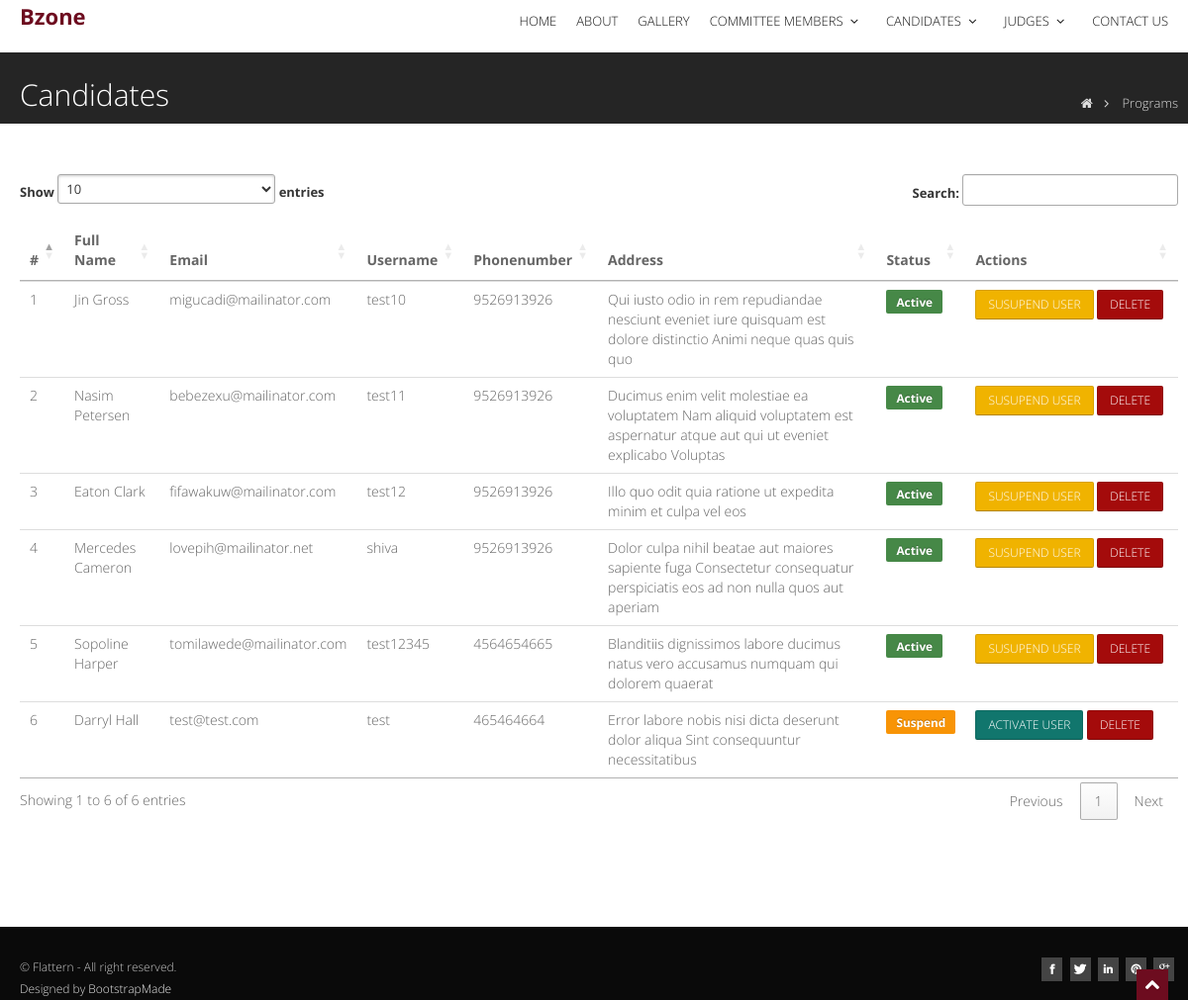
Screenshot of /committee-members/candidates/view with the database file from the repository.
### frontend/models.py (models this page shows, shortened)
class Candidates(models.Model):
    id = models.AutoField(primary_key=True, null=False)
    name = models.CharField(max_length=100, null=True)
    institution_name = models.CharField(max_length=255, null=True)
    email = models.CharField(max_length=255, null=True)
    username = models.CharField(max_length=100, null=True)
    password = models.CharField(max_length=255, null=True)
    phone = models.CharField(max_length=15, null=True)
    address = models.TextField(null=True)
    profile_image = models.TextField(null=True)
    status_choices = [
        ('active', 'Active'),
        ('suspend', 'Suspend'),
    ]
    status = models.CharField(max_length=7, choices=status_choices, default="active")

### frontend/views.py (the view)
# urls.py: path('committee-members/candidates/view', views.candidates_view, name='cm-dashboard'),
def candidates_view(request):
    user_details = Candidates.objects.filter().all()
    context = {'user_details': user_details }
    return render(request, 'committee_members_candidates.html', context )

### frontend/templates/committee_members_candidates.html (shortened to what this page needs)
{% load static %}
{% include "includes/header.html" %}
<section id="inner-headline">
    <div class="container">
        <div class="row">
            <div class="span8">
                <div class="inner-heading">
                    <h2>Candidates</h2>
                </div>
            </div>
            <div class="span4">
                <ul class="breadcrumb">
                    <li><a href="#"><i class="icon-home"></i></a><i class="icon-angle-right"></i></li>
                    <li class="active">Programs</li>
                </ul>
            </div>
        </div>
    </div>
</section>
<section id="content">
    <div class="container">
        <div class="row">
            <div class="span12">
                   <div class="span12 align-center">
                    </div>
               <table class="table table-hover">
                                <thead>
                                <tr>
                                    <th scope="col">#</th>
                                    <th scope="col">Full Name</th>
                                    <th scope="col">Email</th>
                                    <th scope="col">Username</th>
                                    <th scope="col">Phonenumber</th>
                                    <th scope="col" >Address</th>
                                    <th scope="col">Status</th>
                                    <th scope="col">Actions</th>
                                </tr>
                                </thead>
                                <tbody>
                                {% for i in user_details %}
                                <tr>
                                    <td>{{ forloop.counter }}</td>
                                    <td>{{ i.name }}</td>
                                    <td>{{ i.email }}</td>
                                    <td>{{ i.username }}</td>
                                    <td>{{ i.phone }}</td>
                                    <td>{{ i.address }}</td>
                                    <td>
                                        {% if i.status == 'active' %}
                                        <span class="badge badge-pill badge-success">Active</span>
                                        {% else %}
                                        <span class="badge badge-pill badge-warning">Suspend</span>
                                        {% endif %}
                                    </td>
                                    <td width="200" >
                                        {% if i.status == 'active' %}
                                        <a href="/committee-members/candidates/status/{{ i.id }}/suspend"
                                           class="btn btn-warning btn-sm">Susupend User</a>
                                        {% else %}
                                        <a href="/committee-members/candidates/status/{{ i.id }}/active"
                                           class="btn btn-success btn-sm">Activate User</a>
                                        {% endif %}
                                        <a href="/committee-members/candidates/delete/{{ i.id }}"
                                           class="btn btn-danger btn-sm">Delete</a>
                                    </td>
                                </tr>
                                {% endfor %}
                                </tbody>
                            </table>
            </div>
        </div>
    </div>
</section>
{% include "includes/footer.html" %}

### frontend/templates/includes/header.html (shortened to what this page needs)
{% load static %}
<!DOCTYPE html>
<html lang="en">
<head>
  <link href="{% static 'css/bootstrap.css' %}" rel="stylesheet" />
  <link href="{% static 'css/bootstrap-responsive.css' %}" rel="stylesheet" />
  <link href="{% static 'css/fancybox/jquery.fancybox.css' %}" rel="stylesheet">
  <link href="{% static 'css/jcarousel.css' %}" rel="stylesheet" />
  <link href="{% static 'css/flexslider.css' %}" rel="stylesheet" />
  <link href="{% static 'css/style.css' %}" rel="stylesheet" />
  <link href="{% static 'skins/kissme.css' %}" rel="stylesheet" />
    <link href="//cdn.datatables.net/1.10.20/css/jquery.dataTables.min.css" rel="stylesheet" />
</head>
<body>
  <div id="wrapper">
    <header>
      <div class="container ">
        <div class="row">
          <div class="span2">
        <h6><b style="color: #6D0C1F">Bzone</b></h6>
          </div>
          <div class="span10">
            <div class="navbar navbar-static-top">
              <div class="navigation">
                <nav>
                  <ul class="nav topnav">
                    {% url 'home' as home_url %}
                    <li {% if request.get_full_path == home_url %} class="active" {% endif %} ><a href="/home">Home </a></li>
                     {% if 'is_logged_in' not in request.session %}
                    {% url 'about' as home_url %}
                    <li {% if request.get_full_path == home_url %} class="active" {% endif %} ><a href="/about">About </a></li>
                    {% url 'gallery' as home_url %}
                    <li {% if request.get_full_path == home_url %} class="active" {% endif %} ><a href="/gallery">Gallery </a></li>
                    {% endif %}
                     {% if 'is_logged_in' not in request.session %}
                    <li class="dropdown">
                      <a href="#">Committee Members <i class="icon-angle-down"></i></a>
                    </li>
                    <li class="dropdown">
                      <a href="#">Candidates <i class="icon-angle-down"></i></a>
                    </li>
                    <li class="dropdown">
                      <a href="#">Judges <i class="icon-angle-down"></i></a>
                    </li>
                   {% endif %}
                      {% url 'contact-us' as home_url %}
                      <li {% if request.get_full_path == home_url %} class="active" {% endif %}>
                          <a href="/contact-us">Contact Us</a>
                      </li>
                  </ul>
                </nav>
              </div>
            </div>
          </div>
        </div>
      </div>
    </header>

### frontend/templates/includes/footer.html (shortened to what this page needs)
	{% load static %}
    <p>&nbsp;</p>
    <p>&nbsp;</p>
    <p>&nbsp;</p>
    <footer>
      <div id="sub-footer">
        <div class="container">
          <div class="row">
            <div class="span6">
              <div class="copyright">
                <p>
                  <span>&copy; Flattern - All right reserved.</span>
                </p>
                <div class="credits">
                  Designed by <a href="https://bootstrapmade.com/">BootstrapMade</a>
                </div>
              </div>
            </div>
            <div class="span6">
              <ul class="social-network">
                <li><a href="#" data-placement="bottom" title="Facebook"><i class="icon-facebook icon-square"></i></a></li>
                <li><a href="#" data-placement="bottom" title="Twitter"><i class="icon-twitter icon-square"></i></a></li>
                <li><a href="#" data-placement="bottom" title="Linkedin"><i class="icon-linkedin icon-square"></i></a></li>
                <li><a href="#" data-placement="bottom" title="Pinterest"></a></li>
                <li><a href="#" data-placement="bottom" title="Google plus"></a></li>
              </ul>
            </div>
          </div>
        </div>
      </div>
    </footer>
  </div>
  <a href="#" class="scrollup"><i class="icon-chevron-up icon-square icon-32 active"></i></a>
</body>
</html>

### static/css/style.css (style rules this page uses)
body { font-family: 'Open Sans', Arial, sans-serif; font-size: 14px; font-weight: 300; line-height: 1.6em; color: #656565; }
.container { padding: 0 20px 0 20px; position: relative; }
#wrapper { width: 100%; margin: 0; padding: 0; }
header { background: #fff; margin: 0; padding: 0; position: relative; }
@media (min-width: 768px) { header .navigation { float: right; } }
header ul.nav li { border: none; margin: 0; }
header ul.nav li a { font-size: 12px; border: none; font-weight: 300; text-transform: uppercase; }
.navbar .nav>li>a { color: #111; text-shadow: none; }
ul.nav li.dropdown a { z-index: 1000; display: block; }
#content { position: relative; background: #fff; padding: 50px 0 0 0; }
#inner-headline { background: #252525; position: relative; margin: 0; padding: 0; color: #fefefe; }
#inner-headline .inner-heading h2 { color: #fff; margin: 20px 0 0 0; }
#inner-headline ul.breadcrumb { margin: 30px 0 0; float: right; }
#inner-headline ul.breadcrumb li { margin-bottom: 0; padding-bottom: 0; }
#inner-headline ul.breadcrumb li { font-size: 13px; color: #ddd; }
#inner-headline ul.breadcrumb li i { color: #dedede; }
#inner-headline ul.breadcrumb li a { color: #fff; }
footer { background: #111; color: #bbb; }
footer a { color: #eee; }
ul.social-network { list-style: none; margin: 0; }
ul.social-network li { display: inline; }
#sub-footer { background: #0a0a0a; text-shadow: none; color: #5d5d5d; padding: 0; padding-top: 30px; margin: 20px 0 0 0; }
#sub-footer p { margin: 0; padding: 0; }
#sub-footer span { color: #c7c7c7; }
.copyright { text-align: left; font-size: 12px; color: #ddd; }
#sub-footer ul.social-network { float: right; }
.scrollup { position: fixed; width: 32px; height: 32px; bottom: 0px; right: 20px; }
a.scrollup { outline: 0; }
.align-center { text-align: center !important; }
.inner-heading h2 { font-size: 30px !important; }

### static/skins/kissme.css (style rules this page uses)
a, a:hover,a:focus,a:active, footer a.text-link:hover, strike, footer ul.link-list li a:hover, .post-meta span a:hover, footer a.text-link, ul.meta-post li a:hover, ul.cat li a:hover, ul.recent li h6 a:hover, ul.portfolio-categ li.active a, ul.portfolio-categ li.active a:hover, ul.portfolio-categ li a:hover,ul.related-post li h4 a:hover, span.highlight,article .post-heading h3 a:hover, .navbar .nav > .active > a,.navbar .nav > .active > a:hover,.navbar .nav > li > a:hover,.navbar .nav > li > a:focus,.navbar .nav > .active > a:focus, .validation { color:#6D0C1F; }
[class^="icon-"].active, [class*=" icon-"].active { background-color: #6D0C1F; }

### static/css/overwrite.css (style rules this page uses)
h1, h2, h3, h4, h5, h6 { font-family: 'Open Sans', sans-serif; color:#353535; font-weight:300; line-height:1.5em; margin-top:0; }
h2 { font-size:42px; margin-bottom:22px; }
h6 { font-size:22px; margin-bottom:20px; }
ul, ol { padding: 0; margin: 0 0 10px 25px; }
li { line-height: 1.6em; }
.btn { font-size: 12px; text-transform:uppercase; text-shadow: none; background-image:none; border-color: none; border-bottom-color: none; -webkit-box-shadow: none; -moz-box-shadow: none; box-shadow: none; }
.btn { outline:0; -webkit-border-radius: 2px; -moz-border-radius: 2px; border-radius: 2px; }
a.btn,.btn:focus { outline:0; }
.btn-success { background: #11766D; }
.btn-warning { background: #F0B300; }
.btn-danger { background: #a40b0b; }
.navbar .nav { border-right:none; border-left:none; }
.navbar .nav > li > a { float: none; font-size:13px; padding: 10px 0 10px; margin-left:20px; margin-right:0; color: #999999; text-decoration: none; text-shadow: none; border-right:none; border-left:none; }
.breadcrumb { float:left; padding:10px 0 10px 0; margin:0; list-style: none; background: none; -webkit-border-radius: 0; -moz-border-radius: 0; border-radius: 0; }
.breadcrumb > li { display: inline-block; *display: inline; text-shadow: none; font-size:12px; *zoom: 1; margin:0; }
.breadcrumb > .active { color: #797979; }
.label, .badge { padding: 5px 10px; }
.badge { -webkit-border-radius: 2px; -moz-border-radius: 2px; border-radius: 2px; }

### rows the page displays
Candidates: name "Jin Gross", email "migucadi@mailinator.com", username "test10", phone "9526913926", address "Qui iusto odio in rem repudiandae nesciunt eveniet iure quisquam est dolore distinctio Animi neque quas quis quo", status "Active"
Candidates: name "Nasim Petersen", email "bebezexu@mailinator.com", username "test11", phone "9526913926", address "Ducimus enim velit molestiae ea voluptatem Nam aliquid voluptatem est aspernatur atque aut qui ut eveniet explicabo Voluptas", status "Active"
Candidates: name "Eaton Clark", email "fifawakuw@mailinator.com", username "test12", phone "9526913926", address "Illo quo odit quia ratione ut expedita minim et culpa vel eos", status "Active"
Candidates: name "Mercedes Cameron", email "lovepih@mailinator.net", username "shiva", phone "9526913926", address "Dolor culpa nihil beatae aut maiores sapiente fuga Consectetur consequatur perspiciatis eos ad non nulla quos aut aperiam", status "Active"
Candidates: name "Sopoline Harper", email "tomilawede@mailinator.com", username "test12345", phone "4564654665", address "Blanditiis dignissimos labore ducimus natus vero accusamus numquam qui dolorem quaerat", status "Active"
Candidates: name "Darryl Hall", email "test@test.com", username "test", phone "465464664", address "Error labore nobis nisi dicta deserunt dolor aliqua Sint consequuntur necessitatibus", status "Suspend"
